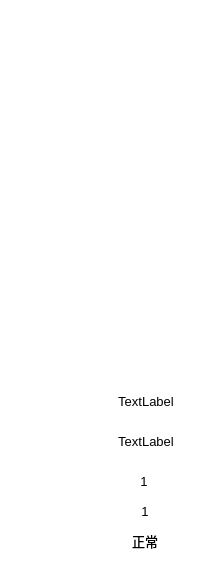
  <widget class="QFrame" name="frame_8">
   <property name="geometry">
    <rect>
     <x>1540</x>
     <y>480</y>
     <width>211</width>
     <height>561</height>
    </rect>
   </property>
   <property name="styleSheet">
    <string notr="true">background: transparent; 
background-image: url(:/pic/blue_bg.png);
border:0px</string>
   </property>
   <property name="frameShape">
    <enum>QFrame::StyledPanel</enum>
   </property>
   <property name="frameShadow">
    <enum>QFrame::Raised</enum>
   </property>
   <widget class="QLabel" name="label_3">
    <property name="geometry">
     <rect>
      <x>1155</x>
      <y>113</y>
      <width>106</width>
      <height>26</height>
     </rect>
    </property>
    <property name="font">
     <font>
      <pointsize>15</pointsize>
     </font>
    </property>
    <property name="layoutDirection">
     <enum>Qt::LeftToRight</enum>
    </property>
    <property name="styleSheet">
     <string notr="true">color: rgb(255, 255, 255);
background-image: url(:/pic/smalltitle.png);</string>
    </property>
    <property name="text">
     <string>1#液压站</string>
    </property>
    <property name="alignment">
     <set>Qt::AlignCenter</set>
    </property>
   </widget>
   <widget class="SingleEmForm" name="sp_em_2_widget" native="true">
    <property name="geometry">
     <rect>
      <x>7</x>
      <y>113</y>
      <width>95</width>
      <height>230</height>
     </rect>
    </property>
   </widget>
   <widget class="QLabel" name="label_28">
    <property name="geometry">
     <rect>
      <x>20</x>
      <y>353</y>
      <width>73</width>
      <height>15</height>
     </rect>
    </property>
    <property name="font">
     <font>
      <pointsize>9</pointsize>
     </font>
    </property>
    <property name="styleSheet">
     <string notr="true">color: rgb(255, 255, 255);
background-image: url(:/pic/subtitle.png);</string>
    </property>
    <property name="text">
     <string>2#刮板机</string>
    </property>
    <property name="alignment">
     <set>Qt::AlignCenter</set>
    </property>
   </widget>
   <widget class="QLabel" name="label_29">
    <property name="geometry">
     <rect>
      <x>17</x>
      <y>83</y>
      <width>73</width>
      <height>15</height>
     </rect>
    </property>
    <property name="font">
     <font>
      <pointsize>9</pointsize>
     </font>
    </property>
    <property name="styleSheet">
     <string notr="true">color: rgb(255, 255, 255);
background-image: url(:/pic/subtitle.png);</string>
    </property>
    <property name="text">
     <string>2#刮板电机</string>
    </property>
    <property name="alignment">
     <set>Qt::AlignCenter</set>
    </property>
   </widget>
   <widget class="QLabel" name="label_30">
    <property name="geometry">
     <rect>
      <x>117</x>
      <y>83</y>
      <width>73</width>
      <height>15</height>
     </rect>
    </property>
    <property name="font">
     <font>
      <pointsize>9</pointsize>
     </font>
    </property>
    <property name="styleSheet">
     <string notr="true">color: rgb(255, 255, 255);
background-image: url(:/pic/subtitle.png);</string>
    </property>
    <property name="text">
     <string>3#刮板电机</string>
    </property>
    <property name="alignment">
     <set>Qt::AlignCenter</set>
    </property>
   </widget>
   <widget class="QLabel" name="label_31">
    <property name="geometry">
     <rect>
      <x>120</x>
      <y>353</y>
      <width>73</width>
      <height>15</height>
     </rect>
    </property>
    <property name="font">
     <font>
      <pointsize>9</pointsize>
     </font>
    </property>
    <property name="styleSheet">
     <string notr="true">color: rgb(255, 255, 255);
background-image: url(:/pic/subtitle.png);</string>
    </property>
    <property name="text">
     <string>3#刮板机</string>
    </property>
    <property name="alignment">
     <set>Qt::AlignCenter</set>
    </property>
   </widget>
   <widget class="SingleEmForm" name="sp_em_3_widget" native="true">
    <property name="geometry">
     <rect>
      <x>107</x>
      <y>113</y>
      <width>95</width>
      <height>230</height>
     </rect>
    </property>
   </widget>
   <widget class="QLabel" name="label_18">
    <property name="geometry">
     <rect>
      <x>50</x>
      <y>20</y>
      <width>106</width>
      <height>26</height>
     </rect>
    </property>
    <property name="font">
     <font>
      <pointsize>15</pointsize>
     </font>
    </property>
    <property name="layoutDirection">
     <enum>Qt::LeftToRight</enum>
    </property>
    <property name="styleSheet">
     <string notr="true">color: rgb(255, 255, 255);
background-image: url(:/pic/smalltitle.png);</string>
    </property>
    <property name="text">
     <string>3#液压站</string>
    </property>
    <property name="alignment">
     <set>Qt::AlignCenter</set>
    </property>
   </widget>
   <widget class="QLabel" name="label_98">
    <property name="geometry">
     <rect>
      <x>37</x>
      <y>500</y>
      <width>72</width>
      <height>22</height>
     </rect>
    </property>
    <property name="font">
     <font>
      <pointsize>10</pointsize>
     </font>
    </property>
    <property name="styleSheet">
     <string notr="true">color: rgb(255, 255, 255);
background-image: url(:/pic/field_bg.png);</string>
    </property>
    <property name="text">
     <string>油箱液位</string>
    </property>
    <property name="alignment">
     <set>Qt::AlignCenter</set>
    </property>
   </widget>
   <widget class="QLabel" name="label_99">
    <property name="geometry">
     <rect>
      <x>36</x>
      <y>470</y>
      <width>72</width>
      <height>22</height>
     </rect>
    </property>
    <property name="font">
     <font>
      <pointsize>10</pointsize>
     </font>
    </property>
    <property name="styleSheet">
     <string notr="true">color: rgb(255, 255, 255);
background-image: url(:/pic/field_bg.png);</string>
    </property>
    <property name="text">
     <string>油箱温度</string>
    </property>
    <property name="alignment">
     <set>Qt::AlignCenter</set>
    </property>
   </widget>
   <widget class="QLabel" name="LS_3_TEMP_label">
    <property name="geometry">
     <rect>
      <x>108</x>
      <y>470</y>
      <width>72</width>
      <height>22</height>
     </rect>
    </property>
    <property name="font">
     <font>
      <pointsize>10</pointsize>
     </font>
    </property>
    <property name="styleSheet">
     <string notr="true">background-image: url(:/pic/white_bg.png);</string>
    </property>
    <property name="text">
     <string>1</string>
    </property>
    <property name="alignment">
     <set>Qt::AlignCenter</set>
    </property>
   </widget>
   <widget class="QLabel" name="LS_3_LEVEL_label">
    <property name="geometry">
     <rect>
      <x>109</x>
      <y>500</y>
      <width>72</width>
      <height>22</height>
     </rect>
    </property>
    <property name="font">
     <font>
      <pointsize>10</pointsize>
     </font>
    </property>
    <property name="styleSheet">
     <string notr="true">background-image: url(:/pic/white_bg.png);</string>
    </property>
    <property name="text">
     <string>1</string>
    </property>
    <property name="alignment">
     <set>Qt::AlignCenter</set>
    </property>
   </widget>
   <widget class="QLabel" name="TM_2_PRESSURE_label">
    <property name="geometry">
     <rect>
      <x>110</x>
      <y>390</y>
      <width>72</width>
      <height>22</height>
     </rect>
    </property>
    <property name="font">
     <font>
      <pointsize>10</pointsize>
     </font>
    </property>
    <property name="styleSheet">
     <string notr="true">background-image: url(:/pic/white_bg.png);</string>
    </property>
    <property name="text">
     <string>TextLabel</string>
    </property>
    <property name="alignment">
     <set>Qt::AlignCenter</set>
    </property>
   </widget>
   <widget class="QLabel" name="label_104">
    <property name="geometry">
     <rect>
      <x>38</x>
      <y>390</y>
      <width>72</width>
      <height>22</height>
     </rect>
    </property>
    <property name="font">
     <font>
      <pointsize>10</pointsize>
     </font>
    </property>
    <property name="styleSheet">
     <string notr="true">color: rgb(255, 255, 255);
background-image: url(:/pic/field_bg.png);</string>
    </property>
    <property name="text">
     <string>2#刮板压力</string>
    </property>
    <property name="alignment">
     <set>Qt::AlignCenter</set>
    </property>
   </widget>
   <widget class="QLabel" name="TM_3_PRESSURE_label">
    <property name="geometry">
     <rect>
      <x>110</x>
      <y>430</y>
      <width>72</width>
      <height>22</height>
     </rect>
    </property>
    <property name="font">
     <font>
      <pointsize>10</pointsize>
     </font>
    </property>
    <property name="styleSheet">
     <string notr="true">background-image: url(:/pic/white_bg.png);</string>
    </property>
    <property name="text">
     <string>TextLabel</string>
    </property>
    <property name="alignment">
     <set>Qt::AlignCenter</set>
    </property>
   </widget>
   <widget class="QLabel" name="label_105">
    <property name="geometry">
     <rect>
      <x>38</x>
      <y>430</y>
      <width>72</width>
      <height>22</height>
     </rect>
    </property>
    <property name="font">
     <font>
      <pointsize>10</pointsize>
     </font>
    </property>
    <property name="styleSheet">
     <string notr="true">color: rgb(255, 255, 255);
background-image: url(:/pic/field_bg.png);</string>
    </property>
    <property name="text">
     <string>3#刮板压力</string>
    </property>
    <property name="alignment">
     <set>Qt::AlignCenter</set>
    </property>
   </widget>
   <widget class="QLabel" name="LS_3_OL_label">
    <property name="geometry">
     <rect>
      <x>109</x>
      <y>530</y>
      <width>72</width>
      <height>22</height>
     </rect>
    </property>
    <property name="font">
     <font>
      <pointsize>10</pointsize>
     </font>
    </property>
    <property name="styleSheet">
     <string notr="true">background-image: url(:/pic/white_bg.png);</string>
    </property>
    <property name="text">
     <string>正常</string>
    </property>
    <property name="alignment">
     <set>Qt::AlignCenter</set>
    </property>
   </widget>
   <widget class="QLabel" name="label_108">
    <property name="geometry">
     <rect>
      <x>37</x>
      <y>530</y>
      <width>72</width>
      <height>22</height>
     </rect>
    </property>
    <property name="font">
     <font>
      <pointsize>10</pointsize>
     </font>
    </property>
    <property name="styleSheet">
     <string notr="true">color: rgb(255, 255, 255);
background-image: url(:/pic/field_bg.png);</string>
    </property>
    <property name="text">
     <string>油箱状态</string>
    </property>
    <property name="alignment">
     <set>Qt::AlignCenter</set>
    </property>
   </widget>
  </widget>
